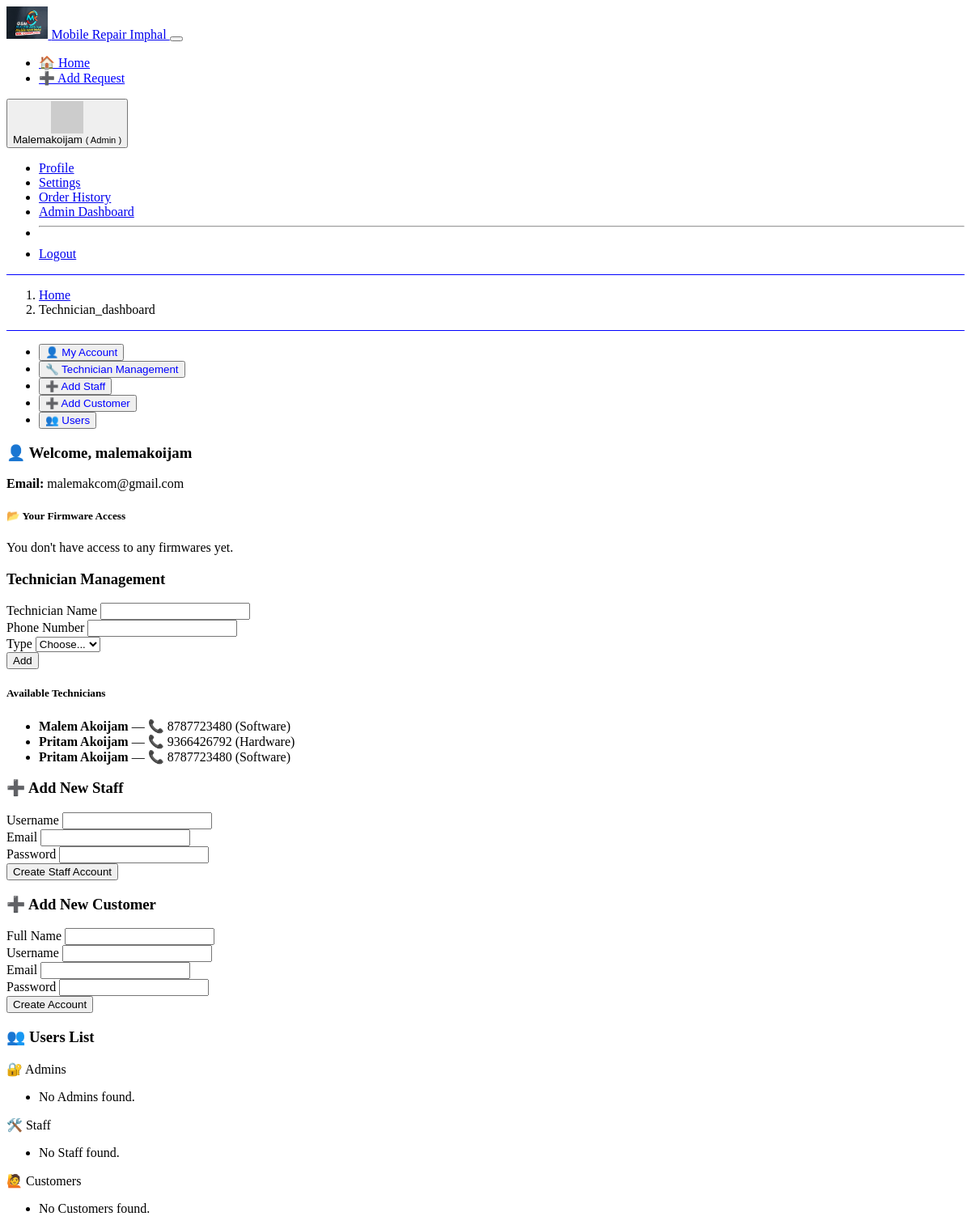
The page /technician_dashboard/ (signed in) on the database its author committed.
### repair/models.py (models this page shows, shortened)
class Technician(models.Model):
    name = models.CharField(max_length=100)
    phone = models.CharField(max_length=15)
    type = models.CharField(max_length=20, choices=[('Software', 'Software'), ('Hardware', 'Hardware')])

### repair/views.py (the view)
# urls.py: path('technician_dashboard/', views.technician_dashboard, name='technician_dashboard'),
@login_required
def technician_dashboard(request):
    accesses = FirmwareAccess.objects.filter(user=request.user).select_related('firmware')
    technicians = Technician.objects.all()
    return render(request, 'repair/technician_dashboard.html', {
        'accesses': accesses,
        'technicians': technicians
    })

### repair/forms.py
class SubscribeForm(forms.Form):
    email = forms.EmailField(widget=forms.EmailInput(attrs={
        'class': 'form-control',
        'placeholder': 'Enter your email'
    }))

### repair/context_processors.py (called while the page is built)
def subscribe_form(request):
    return {
        'form': SubscribeForm()
    }

### repair/templatetags/breadcrumbs.py (called while the page is built)
@register.simple_tag(takes_context=True)
def breadcrumb(context):
    request = context['request']
    path_parts = request.path.strip('/').split('/')
    url = ''
    crumbs = []
    for i, part in enumerate(path_parts):
        url += f'/{part}'
        try:
            match = resolve(url)
            name = match.url_name
            label = BREADCRUMB_LABELS.get(name, part.replace('-', ' ').capitalize())
        except Resolver404:
            label = part if part.isdigit() else part.replace('-', ' ').capitalize()
        crumbs.append((label, url))
    return crumbs

### repair/templates/repair/technician_dashboard.html (shortened to what this page needs)
{% load static %}
{% block content %}
{% include 'repair/header.html' %}
<div class="container mt-5">
  <ul class="nav nav-tabs mb-4" id="accountTabs" role="tablist">
    <li class="nav-item">
      <button class="nav-link active" id="account-tab" data-bs-toggle="tab" data-bs-target="#account" type="button">👤 My Account</button>
    </li>
    <li class="nav-item">
      <button class="nav-link" id="technician-tab" data-bs-toggle="tab" data-bs-target="#technician" type="button">🔧 Technician Management</button>
    </li>
    {% if user.is_superuser %}
    <li class="nav-item">
      <button class="nav-link" id="add-staff-tab" data-bs-toggle="tab" data-bs-target="#add-staff" type="button">➕ Add Staff</button>
    </li>
    {% endif %}
    {% if user.is_staff or user.is_superuser %}
    <li class="nav-item">
      <button class="nav-link" id="add-customer-tab" data-bs-toggle="tab" data-bs-target="#add-customer" type="button">➕ Add Customer</button>
    </li>
    {% endif %}
    <li class="nav-item">
      <button class="nav-link" id="users-tab" data-bs-toggle="tab" data-bs-target="#users" type="button">👥 Users</button>
    </li>
  </ul>
  <div class="tab-content" id="accountTabsContent">
    <div class="tab-pane fade show active" id="account">
      <h3 class="mb-3">👤 Welcome, {{ user.username }}</h3>
      <div class="card mb-4">
        <div class="card-body">
          <p><strong>Email:</strong> {{ user.email }}</p>
        </div>
      </div>
      <h5 class="mb-3">📂 Your Firmware Access</h5>
      {% if accesses %}
      <div class="row row-cols-1 row-cols-md-2 g-4">
        {% for access in accesses %}
        <div class="col">
          <div class="card h-100 shadow-sm">
            <img src="{{ access.firmware.image }}" class="card-img-top" alt="{{ access.firmware.name }}">
            <div class="card-body">
              <h5 class="card-title">{{ access.firmware.name }}</h5>
              <p class="card-text">
                <strong>Android:</strong> {{ access.firmware.android_version }}<br>
                <strong>Size:</strong> {{ access.firmware.size }}
              </p>
              <a href="{{ access.firmware.file_url }}" target="_blank" class="btn btn-primary">⬇ Download</a>
            </div>
          </div>
        </div>
        {% endfor %}
      </div>
      {% else %}
      <p class="text-muted">You don't have access to any firmwares yet.</p>
      {% endif %}
    </div>
    <div class="tab-pane fade" id="technician">
      <h3 class="mb-3 text-primary">Technician Management</h3>
      <form method="post" action="{% url 'add_technician' %}" class="mb-4">
        <div class="row g-2 align-items-end">
          <div class="col-md-4">
            <label class="form-label">Technician Name</label>
            <input type="text" name="name" required class="form-control">
          </div>
          <div class="col-md-3">
            <label class="form-label">Phone Number</label>
            <input type="text" name="phone" required class="form-control">
          </div>
          <div class="col-md-3">
            <label class="form-label">Type</label>
            <select name="type" class="form-select" required>
              <option value="">Choose...</option>
            </select>
          </div>
          <div class="col-md-2">
            <button type="submit" class="btn btn-success w-100">Add</button>
          </div>
        </div>
      </form>
      <div class="card shadow-sm">
        <div class="card-header bg-light">
          <h5 class="mb-0">Available Technicians</h5>
        </div>
        <ul class="list-group list-group-flush">
          {% for tech in technicians %}
          <li class="list-group-item d-flex justify-content-between align-items-center">
            <span><strong>{{ tech.name }}</strong> — 📞 {{ tech.phone }} ({{ tech.type }})</span>
          </li>
          {% empty %}
          <li class="list-group-item text-muted">No technicians added yet.</li>
          {% endfor %}
        </ul>
      </div>
    </div>
    {% if user.is_superuser %}
    <div class="tab-pane fade" id="add-staff">
      <h3 class="mb-4 text-success">➕ Add New Staff</h3>
      <form method="post" action="{% url 'add_staff' %}" class="card p-4 shadow-sm">
        <div class="mb-3">
          <label class="form-label">Username</label>
          <input type="text" name="username" required class="form-control">
        </div>
        <div class="mb-3">
          <label class="form-label">Email</label>
          <input type="email" name="email" required class="form-control">
        </div>
        <div class="mb-3">
          <label class="form-label">Password</label>
          <input type="password" name="password" required class="form-control">
        </div>
        <div class="text-end">
          <button type="submit" class="btn btn-success">Create Staff Account</button>
        </div>
      </form>
    </div>
    {% endif %}
    {% if user.is_staff or user.is_superuser %}
    <div class="tab-pane fade" id="tab-add-customer" role="tabpanel" aria-labelledby="tab-add-customer-tab">
      <h3 class="mb-4 text-success">➕ Add New Customer</h3>
      <form method="post" action="{% url 'add_customer_account' %}" class="card p-4 shadow-sm">
        <div class="mb-3">
          <label class="form-label">Full Name</label>
          <input type="text" name="customer_name" class="form-control" required>
        </div>
        <div class="mb-3">
          <label class="form-label">Username</label>
          <input type="text" name="customer_username" class="form-control" required>
        </div>
        <div class="mb-3">
          <label class="form-label">Email</label>
          <input type="email" name="customer_email" class="form-control" required>
        </div>
        <div class="mb-3">
          <label class="form-label">Password</label>
          <input type="password" name="customer_password" class="form-control" required>
        </div>
        <div class="text-end">
          <button type="submit" class="btn btn-primary">Create Account</button>
        </div>
      </form>
    </div>
    {% endif %}
    <div class="tab-pane fade" id="users">
      <h3 class="mb-4 text-primary">👥 Users List</h3>
      <div class="row g-3">
        <div class="col-md-4">
          <div class="card border-danger shadow-sm">
            <div class="card-header bg-danger text-white fw-bold">🔐 Admins</div>
            <ul class="list-group list-group-flush">
              {% for admin in admins %}
              <li class="list-group-item">{{ admins.username }} — {{ admins.email }}</li>
              {% empty %}
              <li class="list-group-item text-muted">No Admins found.</li>
              {% endfor %}
            </ul>
          </div>
        </div>
        <div class="col-md-4">
          <div class="card border-warning shadow-sm">
            <div class="card-header bg-warning text-dark fw-bold">🛠️ Staff</div>
            <ul class="list-group list-group-flush">
              {% for staff in staffs %}
              <li class="list-group-item">{{ staff.username }} — {{ staff.email }}</li>
              {% empty %}
              <li class="list-group-item text-muted">No Staff found.</li>
              {% endfor %}
            </ul>
          </div>
        </div>
        <div class="col-md-4">
          <div class="card border-info shadow-sm">
            <div class="card-header bg-info text-white fw-bold">🙋 Customers</div>
            <ul class="list-group list-group-flush">
              {% for customer in customers %}
              <li class="list-group-item">{{ customer.username }} — {{ customer.email }}</li>
              {% empty %}
              <li class="list-group-item text-muted">No Customers found.</li>
              {% endfor %}
            </ul>
          </div>
        </div>
      </div>
    </div>
  </div>
</div>
{% endblock %}

### repair/templates/repair/header.html (shortened to what this page needs)
{% load static %}
<nav class="navbar navbar-expand-lg bg-body-tertiary shadow-sm sticky-top">
  <div class="container-fluid">
    <a class="navbar-brand fw-bold d-flex align-items-center" href="{% url 'home' %}" data-bs-toggle="offcanvas" data-bs-target="#offcanvasScrolling" aria-controls="offcanvasScrolling" >
      <img src="{% static 'images/logo.jpg' %}" alt="Logo" style="height: 40px;" class="me-2 rounded" />
      Mobile Repair Imphal
    </a>
    <button class="navbar-toggler" type="button" data-bs-toggle="collapse" data-bs-target="#navbarText" aria-controls="navbarText" aria-expanded="false" aria-label="Toggle navigation">
    </button>
    <div class="collapse navbar-collapse" id="navbarText">
      <ul class="navbar-nav me-auto mb-2 mb-lg-0">
        <li class="nav-item">
          <a class="nav-link {% if request.resolver_match.url_name == 'home' %}active{% endif %}" href="{% url 'home' %}">🏠 Home</a>
        </li>
        <li class="nav-item">
          <a class="nav-link" href="{% url 'add_repair_request' %}">➕ Add Request</a>
        </li>
      </ul>
      <div class="d-flex align-items-center">
        {% if user.is_authenticated %}
          <div class="dropdown">
            <button class="btn dropdown-toggle d-flex align-items-center" type="button" id="userDropdown" data-bs-toggle="dropdown" aria-expanded="false">
              <img src="https://ui-avatars.com/api/?name={{ user.username }}" class="rounded-circle shadow-sm me-2" width="40" height="40" alt="User Avatar" />
              <div class="ms-2 d-none d-sm-block text-start">
                     <span class="fw-semibold">{{ user.username|title }}</span>
                    <small class="text-dark">(
                      {% if user.is_superuser %}Admin
                      {% elif user.is_staff %}Staff
                      {% else %}Customer
                      {% endif %}
                    )</small>
                  </div>
            </button>
            <ul class="dropdown-menu dropdown-menu shadow" aria-labelledby="userDropdown">
              <li><a class="dropdown-item" href="{% url 'profile' %}">Profile</a></li>
              <li><a class="dropdown-item" href="{% url 'user_settings' %}">Settings</a></li>
              <li><a class="dropdown-item" href="{% url 'samsung_tools' %}">Order History</a></li>
              {% if user.is_superuser %}
              <li><a class="dropdown-item" href="{% url 'admin_dashboard' %}">Admin Dashboard</a></li>
              {% endif %}
              <li><hr class="dropdown-divider"></li>
              <li><a class="dropdown-item text-danger" href="{% url 'logout' %}">Logout</a></li>
            </ul>
          </div>
        {% else %}
          <a href="{% url 'login_register' %}" class="btn btn-outline-primary">
            <i class="bi bi-person-circle me-1"></i> Login / Register
          </a>
        {% endif %}
      </div>
    </div>
  </div>
</nav>
      {% include "repair/breadcrumbs.html" %}

### repair/templates/repair/header.html (style rules this page uses)
.nav-link { color: blue; position: relative; transition: color 0.3s ease; }
.nav-link::after { content: ''; position: absolute; bottom: 0; left: 0; height: 2px; width: 0%; background-color: blue; transition: width 0.3s ease; }

### rows shown on the page
Technician: name "Malem Akoijam", phone "8787723480", type "Software"
Technician: name "Pritam Akoijam", phone "9366426792", type "Hardware"
Technician: name "Pritam Akoijam", phone "8787723480", type "Software"

### other values the page prints
{{ user.username|title }} "Malemakoijam"
{{ label }} "Technician_dashboard"
{{ user.username }} "malemakoijam"
{{ user.email }} "malemakcom@gmail.com"
